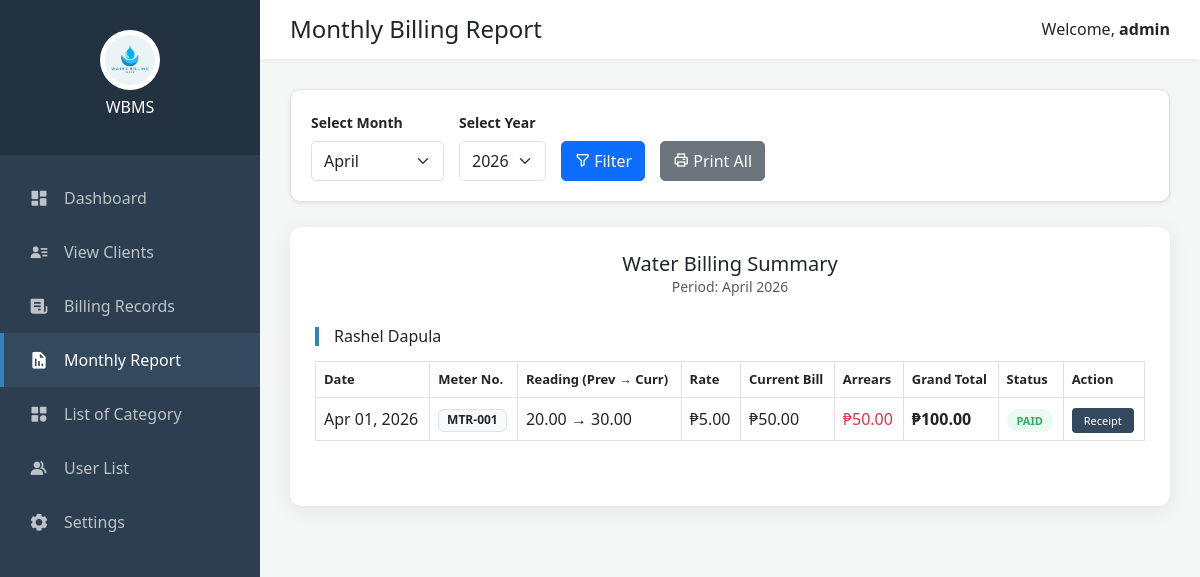
Screenshot of /monthly_biling.php (signed in) with the database file from the repository.
### tables this page shows
CREATE TABLE `client_list` (
  `id` int(30) NOT NULL,
  `code` varchar(100) NOT NULL,
  `category_id` int(30) NOT NULL,
  `firstname` text NOT NULL,
  `middlename` text DEFAULT NULL,
  `lastname` text NOT NULL,
  `gender` varchar(10) DEFAULT NULL,
  `birthdate` date DEFAULT NULL,
  `contact` text NOT NULL,
  `address` text NOT NULL,
  `purok` varchar(50) DEFAULT NULL,
  `first_reading` float(12,2) NOT NULL,
  `status` tinyint(1) NOT NULL DEFAULT 1,
  `delete_flag` tinyint(1) NOT NULL DEFAULT 0,
  `date_created` datetime NOT NULL DEFAULT current_timestamp(),
  `date_updated` datetime NOT NULL DEFAULT current_timestamp() ON UPDATE current_timestamp()
);

CREATE TABLE `billing_list` (
  `id` int(30) NOT NULL,
  `client_id` int(30) NOT NULL,
  `meter_code` varchar(50) NOT NULL,
  `reading_date` date NOT NULL,
  `due_date` date NOT NULL,
  `reading` float(12,2) NOT NULL DEFAULT 0.00,
  `arrears` double(10,2) DEFAULT 0.00,
  `previous` float(12,2) NOT NULL DEFAULT 0.00,
  `rate` float(12,2) NOT NULL DEFAULT 0.00,
  `total` float(12,2) NOT NULL DEFAULT 0.00,
  `status` tinyint(1) NOT NULL DEFAULT 0 COMMENT '0= pending,\r\n1= paid',
  `date_created` datetime NOT NULL DEFAULT current_timestamp(),
  `date_updated` datetime NOT NULL DEFAULT current_timestamp() ON UPDATE current_timestamp()
);

### monthly_biling.php (the view, shortened to what this page needs)
<?php
include 'db.php';
$currentMonth = date('m');
$currentYear = date('Y');
$sql = "SELECT * FROM client_list WHERE status = 1";
$result = $conn->query($sql);
?>
<!DOCTYPE html>
<html lang="en">
<head>
    <link href='https://unpkg.com/boxicons@2.1.4/css/boxicons.min.css' rel='stylesheet'>
    <link rel="stylesheet" href="https://cdnjs.cloudflare.com/ajax/libs/twitter-bootstrap/5.3.0/css/bootstrap.min.css">
</head>
<body>
    <div class="sidebar">
        <div class="sidebar-header">
            <img src="logo.png" alt="Logo">
            <h4 class="mt-2" style="font-size: 16px;">WBMS</h4>
        </div>
        <nav class="mt-3">
            <a href="index.php" class="menu-item"><i class='bx bxs-dashboard'></i> Dashboard</a>
            <a href="view_clients.php" class="menu-item"><i class='bx bxs-user-detail'></i> View Clients</a>
            <a href="view_billings.php" class="menu-item"><i class='bx bxs-receipt'></i> Billing Records</a>
            <a href="monthly_biling.php" class="menu-item active"><i class='bx bxs-report'></i> Monthly Report</a>
            <a href="category_list.php" class="menu-item"><i class='bx bxs-category'></i> List of Category</a>
            <a href="user_list.php" class="menu-item"><i class='bx bxs-group'></i> User List</a>
            <a href="settings_rate.php" class="menu-item"><i class='bx bxs-cog'></i> Settings</a>
        </nav>
    </div>
    <div class="main-content">
        <header class="top-nav">
            <h4 class="m-0">Monthly Billing Report</h4>
            <span>Welcome, <strong><?php echo $_SESSION['username']; ?></strong></span>
        </header>
        <div class="content-body">
            <form method="post" class="filter-box shadow-sm">
                <div>
                    <label class="form-label small fw-bold">Select Month</label>
                    <select name="month" class="form-select">
                        <?php
                        for ($m = 1; $m <= 12; $m++) {
                            $monthName = date("F", mktime(0, 0, 0, $m, 1));
                            echo "<option value='$m' ".($m == $currentMonth ? 'selected' : '').">$monthName</option>";
                        }
                        ?>
                    </select>
                </div>
                <div>
                    <label class="form-label small fw-bold">Select Year</label>
                    <select name="year" class="form-select">
                        <?php
                        for ($y = date('Y')-2; $y <= date('Y')+2; $y++) {
                            echo "<option value='$y' ".($y == $currentYear ? 'selected' : '').">$y</option>";
                        }
                        ?>
                    </select>
                </div>
                <button type="submit" class="btn btn-primary"><i class='bx bx-filter-alt'></i> Filter</button>
                <button type="button" onclick="window.print()" class="btn btn-secondary btn-print-action"><i class='bx bx-printer'></i> Print All</button>
            </form>
            <div class="report-card">
                <div class="text-center mb-4">
                    <h5 class="m-0">Water Billing Summary</h5>
                    <p class="text-muted small">Period: <?php echo date("F", mktime(0, 0, 0, $currentMonth, 1)) . " " . $currentYear; ?></p>
                </div>
                <?php
                if ($result->num_rows > 0) {
                    while ($client = $result->fetch_assoc()) {
                        $clientId = $client['id'];
                        $sqlBilling = "SELECT * FROM billing_list WHERE client_id = ?
                                       AND MONTH(reading_date) = ? AND YEAR(reading_date) = ?";
                        $stmtBilling = $conn->prepare($sqlBilling);
                        $stmtBilling->bind_param("iii", $clientId, $currentMonth, $currentYear);
                        $stmtBilling->execute();
                        $resultBilling = $stmtBilling->get_result();
                        if ($resultBilling->num_rows > 0) {
                            echo "<div class='client-section'><h6>{$client['firstname']} {$client['lastname']}</h6></div>";
                            echo "<div class='table-responsive mb-4'>";
                            echo "<table class='table table-bordered align-middle'>";
                            echo "<thead>
                                    <tr>
                                        <th>Date</th>
                                        <th>Meter No.</th> <th>Reading (Prev → Curr)</th>
                                        <th>Rate</th>
                                        <th>Current Bill</th>
                                        <th>Arrears</th>
                                        <th>Grand Total</th>
                                        <th>Status</th>
                                        <th class='btn-print-action'>Action</th>
                                    </tr>
                                  </thead><tbody>";
                            while ($row = $resultBilling->fetch_assoc()) {
                                $curr_bill = ($row['reading'] - $row['previous']) * $row['rate'];
                                $arrears = $row['total'] - $curr_bill;
                                $statusBadge = ($row['status'] == 1) ? 'status-paid' : 'status-pending';
                                $statusText = ($row['status'] == 1) ? 'PAID' : 'PENDING';
                                $formattedDate = date("M d, Y", strtotime($row['reading_date']));
                                $m_code = (!empty($row['meter_code'])) ? $row['meter_code'] : "N/A";
                                echo "<tr>";
                                echo "<td>$formattedDate</td>";
                                echo "<td><span class='badge bg-light text-dark border'>$m_code</span></td>";
                                echo "<td>" . number_format($row['previous'], 2) . " → " . number_format($row['reading'], 2) . "</td>";
                                echo "<td>₱" . number_format($row['rate'], 2) . "</td>";
                                echo "<td>₱" . number_format($curr_bill, 2) . "</td>";
                                echo "<td class='text-danger'>₱" . number_format(max(0, $arrears), 2) . "</td>";
                                echo "<td><strong>₱" . number_format($row['total'], 2) . "</strong></td>";
                                echo "<td><span class='{$statusBadge}'>$statusText</span></td>";
                                echo "<td class='btn-print-action'><a href='print_receipt.php?id={$row['id']}' class='btn-print' target='_blank'>Receipt</a></td>";
                                echo "</tr>";
                            }
                            echo "</tbody></table></div>";
                        }
                    }
                } else {
                    echo "<div class='alert alert-info'>No active clients found.</div>";
                }
                ?>
            </div>
        </div>
    </div>
</body>
</html>

### monthly_biling.php (style rules this page uses)
:root { --sidebar-color: #2c3e50; --primary-blue: #3182bd; --bg-light: #f4f7f6; }
body { margin: 0; font-family: 'Segoe UI', sans-serif; background-color: var(--bg-light); display: flex; height: 100vh; }
.sidebar { width: 260px; background-color: var(--sidebar-color); color: white; display: flex; flex-direction: column; flex-shrink: 0; }
.sidebar-header { padding: 30px 20px; text-align: center; background: rgba(0,0,0,0.2); }
.sidebar-header img { width: 60px; background: white; border-radius: 50%; padding: 5px; }
.menu-item { padding: 15px 25px; display: flex; align-items: center; color: #bdc3c7; text-decoration: none; transition: 0.3s; border-left: 4px solid transparent; }
.menu-item:hover, .menu-item.active { background: #34495e; color: white; border-left: 4px solid var(--primary-blue); }
.menu-item i { margin-right: 15px; font-size: 20px; }
.main-content { flex: 1; overflow-y: auto; display: flex; flex-direction: column; }
.top-nav { background: white; padding: 15px 30px; display: flex; justify-content: space-between; align-items: center; box-shadow: 0 2px 5px rgba(0,0,0,0.05); }
.content-body { padding: 30px; }
.report-card { background: white; padding: 25px; border-radius: 12px; box-shadow: 0 4px 20px rgba(0,0,0,0.08); margin-bottom: 30px; }
.filter-box { background: #fff; padding: 20px; border-radius: 10px; margin-bottom: 25px; display: flex; gap: 15px; align-items: flex-end; border: 1px solid #e0e0e0; }
.filter-box select, .filter-box button { height: 40px; border-radius: 5px; }
.client-section { border-left: 4px solid var(--primary-blue); padding-left: 15px; margin-bottom: 15px; margin-top: 30px; }
.table thead { background-color: #f8f9fa; font-size: 13px; }
.status-paid { color: #27ae60; font-weight: bold; background: #eafaf1; padding: 4px 10px; border-radius: 20px; font-size: 11px; }
.btn-print { background-color: #34495e; color: white; font-size: 11px; border: none; padding: 5px 12px; border-radius: 4px; transition: 0.3s; text-decoration: none; }

### rows the page displays
client_list: firstname "Rashel", lastname "Dapula"
billing_list: reading_date "Apr 01, 2026", meter_code "MTR-001", previous "20.00", reading "30.00", rate "5.00", curr_bill "50.00", max(0, $arrears) "50.00", total "100.00", status "PAID"

### other values shown
$_SESSION['username'] "admin"
date("F", mktime(0, 0, 0, $currentMonth, 1)) "April"
$currentYear "2026"
form field month "April"
form field year "2026"
